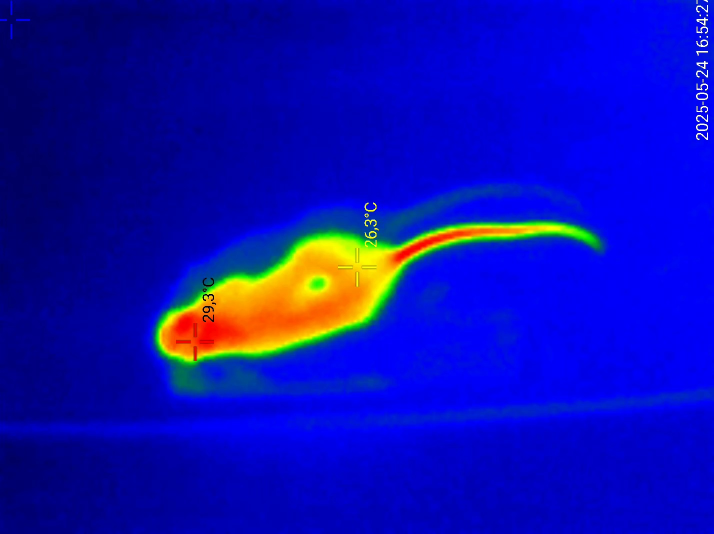
#> input picture example/rats/images/frame_00001.jpg, 1428 x 1068 px (shown at 1/2 size); its folder holds only this picture in this run
$ python -i utils.py   (imports and definitions only)
#> lines starting #> are read from the running program, lines starting #| are printed output that depends on the picture
import random
import cv2
import numpy as np
from typing import Optional, Tuple


# [156 lines left out: functions rotate_image_and_mask, find_background_patch, get_object_bbox, validate_inputs, not called in this run]


def create_preview_grid(images: list, max_images: int = 9,
                       grid_size: Tuple[int, int] = (3, 3)) -> Optional[np.ndarray]:
    """
    Cria uma grade de preview das imagens processadas.

    Args:
        images: Lista de imagens (arrays numpy)
        max_images: Número máximo de imagens na grade
        grid_size: Tupla (linhas, colunas) da grade

    Returns:
        Imagem da grade ou None se não há imagens
    """
    if not images:
        return None

    # Selecionar imagens para a grade
    selected_images = images[:min(max_images, len(images))]
    rows, cols = grid_size

    # Redimensionar imagens para tamanho uniforme
    thumb_size = (200, 150)
    thumbnails = []

    for img in selected_images:
        if len(img.shape) == 3:
            thumb = cv2.resize(img, thumb_size)
        else:
            thumb = cv2.resize(img, thumb_size)
            thumb = cv2.cvtColor(thumb, cv2.COLOR_GRAY2BGR)
        thumbnails.append(thumb)

    # Preencher com imagens em branco se necessário
    while len(thumbnails) < rows * cols:
        blank = np.zeros((thumb_size[1], thumb_size[0], 3), dtype=np.uint8)
        thumbnails.append(blank)

    # Criar grade
    grid_rows = []
    for r in range(rows):
        row_images = thumbnails[r * cols:(r + 1) * cols]
        grid_row = np.hstack(row_images)
        grid_rows.append(grid_row)

    grid = np.vstack(grid_rows)
    return grid

>>> import cv2
>>> picture = cv2.imread('../example/rats/images/frame_00001.jpg', cv2.IMREAD_GRAYSCALE)
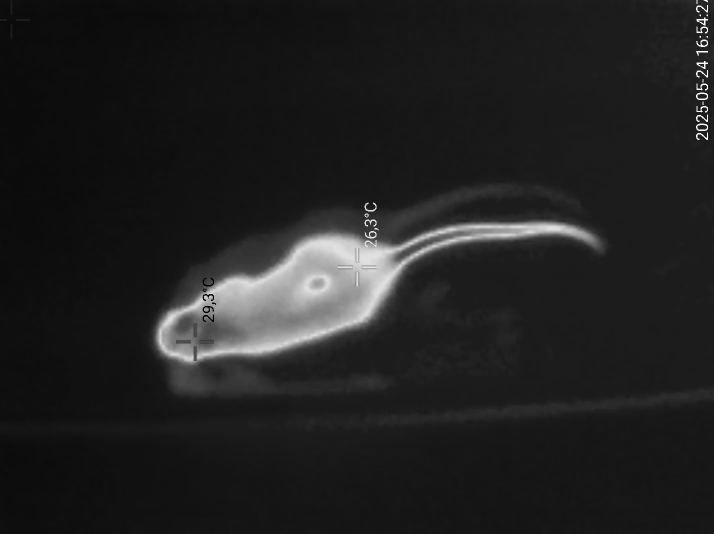
#> picture: shape (1068, 1428) (shown at 1/2 size); min 0, max 255, mean 32.6
>>> result = create_preview_grid(picture)
#> (the run stopped early here; a loop or call above may not have finished)
